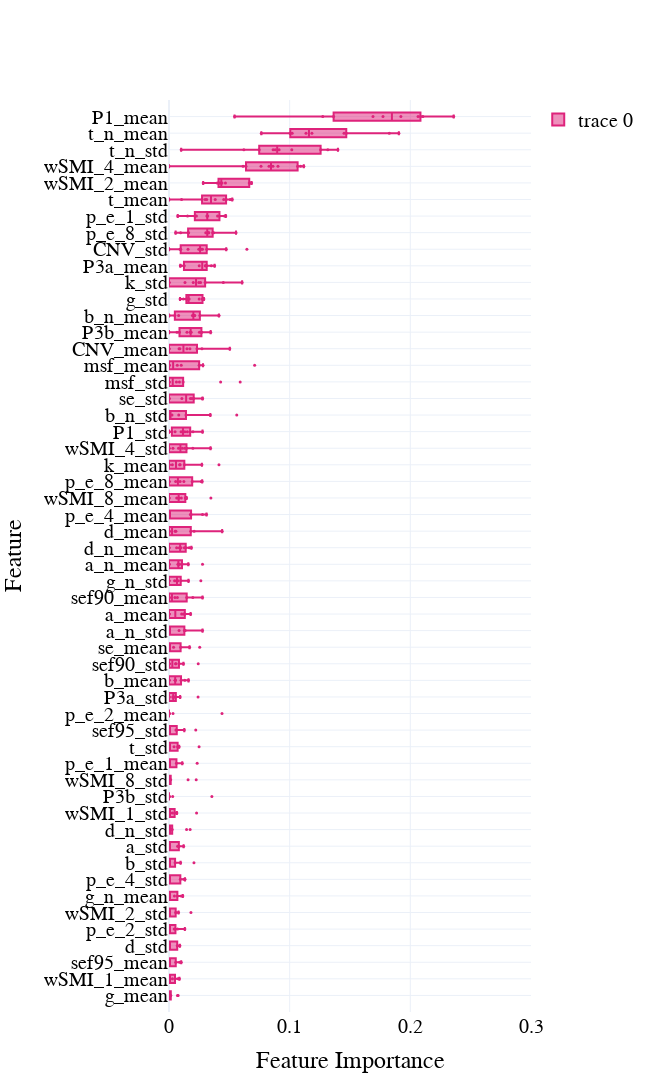
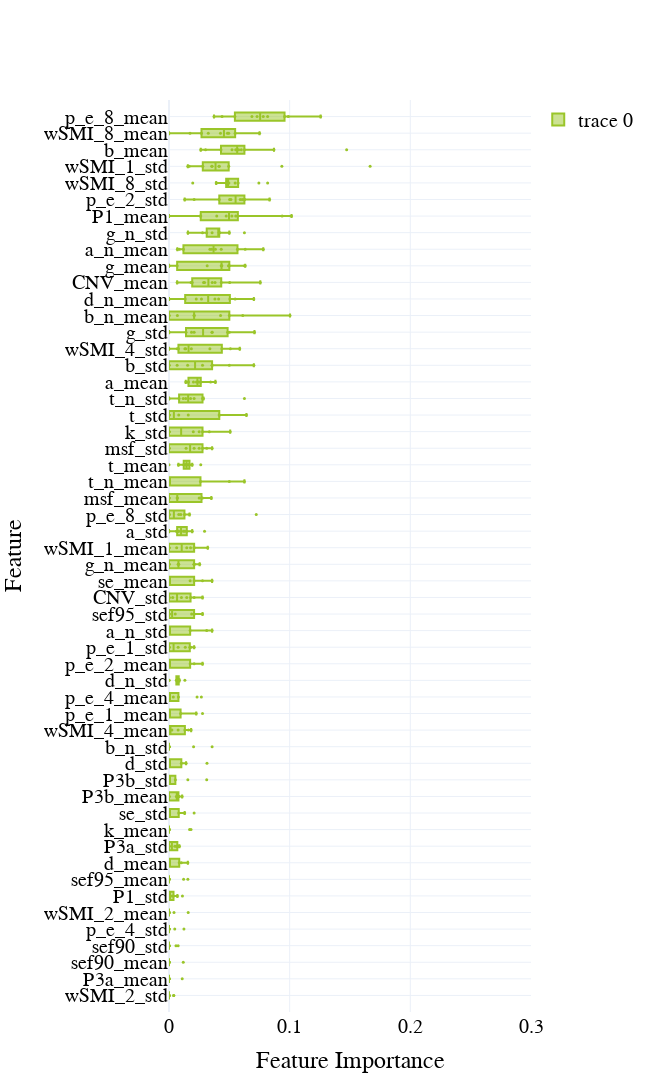
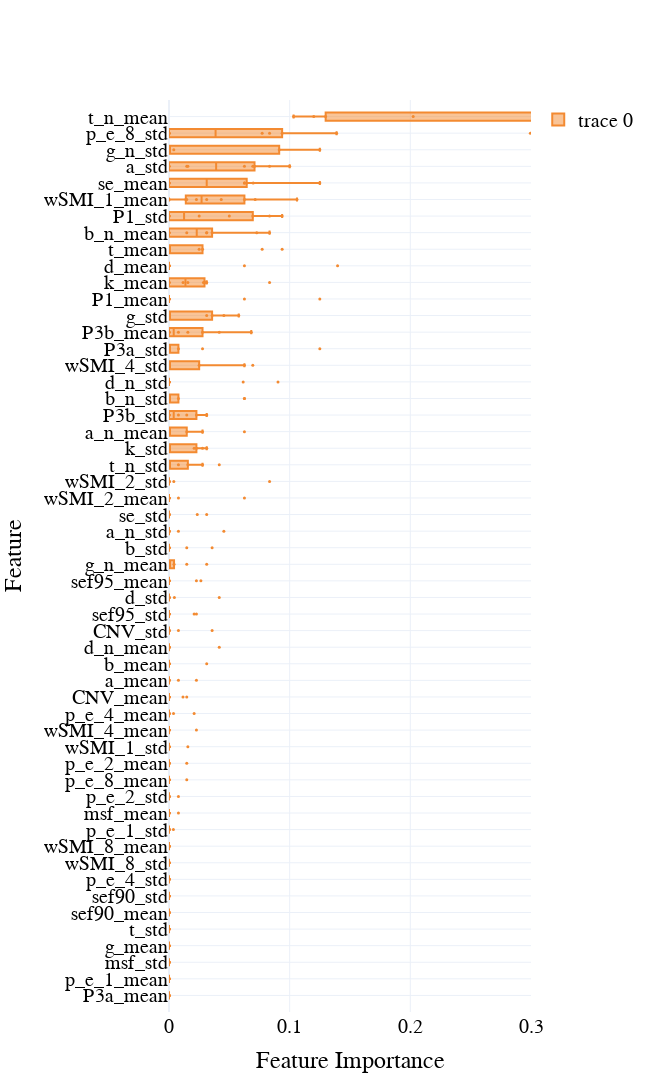
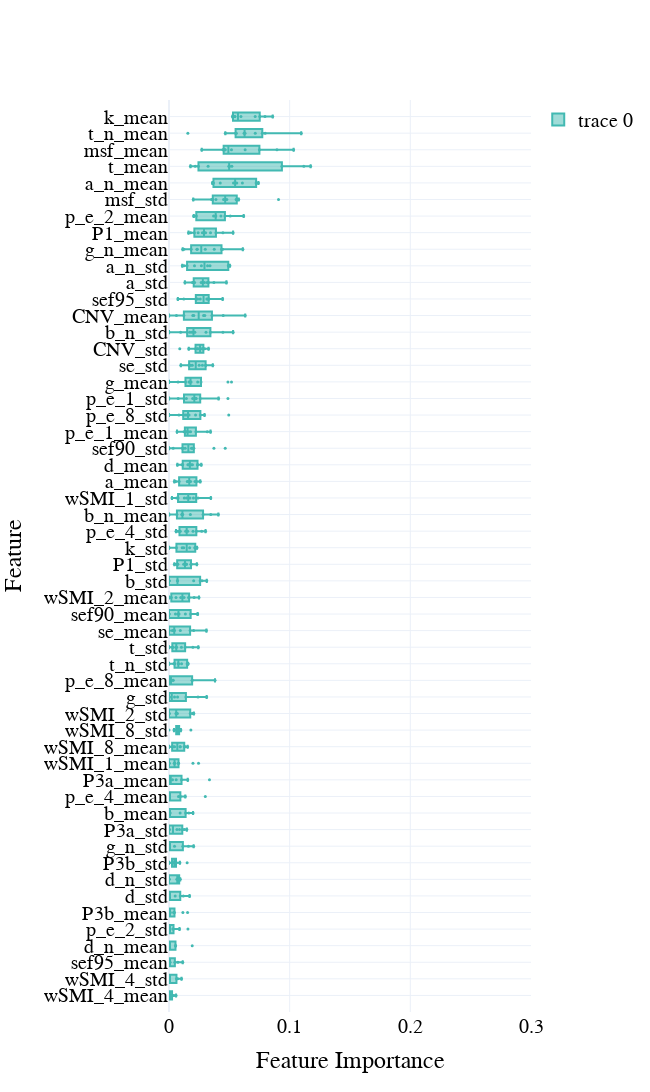

Notebook code for these charts, in order:
### Code cell
for i, contrast in enumerate(comparisons):

    df = pd.read_csv(os.path.join(results_path, f'{contrast}_PC_K4_6_opt_trials.csv'), index_col = 0).sort_values('datetime_start', ascending = True)

    # .dropna()
    # .drop_duplicates()
    # df = df.query("number <= 200")
    
    # Select the top 10 models based on their AUC values
    top_models = df.nlargest(10, 'value')

    # Function to parse the feature importances from string to list
    def parse_importances(importances_str):
        values = importances_str.replace('[', '').replace(']', '').split()
        return [float(val) for val in values]

    # Applying the parsing function to the feature importances
    parsed_importances = top_models['feature_importances'].dropna().apply(parse_importances).tolist()

    # Feature names (replace this list with your actual feature names)
    feature_names = ['wSMI_1_mean', 'wSMI_1_std', 'wSMI_2_mean', 'wSMI_2_std', 'wSMI_4_mean',
                    'wSMI_4_std', 'wSMI_8_mean', 'wSMI_8_std', 'p_e_1_mean', 'p_e_1_std',
                    'p_e_2_mean', 'p_e_2_std', 'p_e_4_mean', 'p_e_4_std', 'p_e_8_mean',
                    'p_e_8_std', 'k_mean', 'k_std', 'se_mean', 'se_std', 'msf_mean',
                    'msf_std', 'sef90_mean', 'sef90_std', 'sef95_mean', 'sef95_std',
                    'b_mean', 'b_std', 'b_n_mean', 'b_n_std', 'g_mean', 'g_std', 'g_n_mean',
                    'g_n_std', 't_mean', 't_std', 't_n_mean', 't_n_std', 'd_mean', 'd_std',
                    'd_n_mean', 'd_n_std', 'a_n_mean', 'a_n_std', 'a_mean', 'a_std',
                    'CNV_mean', 'CNV_std', 'P1_mean', 'P1_std', 'P3a_mean', 'P3a_std',
                    'P3b_mean', 'P3b_std']

    # Creating a dataframe suitable for boxplot visualization
    boxplot_data = pd.DataFrame(parsed_importances, columns=feature_names).melt(var_name='Feature', value_name='Importance')

    # Calculate medians for ordering
    medians = boxplot_data.groupby('Feature')['Importance'].mean().sort_values()

    # Create the box plot
    fig = go.Figure()

    # Add box plots
    fig.add_trace(go.Box(
        y=boxplot_data['Feature'], 
        x=boxplot_data['Importance'], 
        orientation='h', 
        marker_color=colors[i], 
        boxpoints='all', # Show all points
        pointpos=0, # Points are overlaid on the box
        jitter=0, # No jitter for the points; they are aligned vertically
    ))

    # Update layout with ordered features
    fig.update_layout(
        yaxis=dict(
            title='Feature',
            categoryorder='array',
            categoryarray=medians.index
        ),
        xaxis=dict(
            title='Importance'
        )
    )

    # Update marker size for all points
    fig.update_traces(marker=dict(size=3))



    fig.update_layout(
        width=650,
        height=1100,
        template='plotly_white',
        font=dict(
            family="Times new roman",
            size=20,
            color="black"
        ),
        xaxis=dict(
            visible=True,
            range = [0,0.3], 
            tickfont={"size": 20},
            title='Feature Importance'
        ),
        yaxis=dict(
            tickfont={"size": 20},
            showgrid=True, 
            automargin=True,
            range=[-1, len(markers)],
            dtick=1,
            categoryorder='array',
            categoryarray=medians.index,
        ),
        showlegend=True,
        # margin=dict(l=50, r=50, t=150, b=50)  # Adjust the top margin
    )
    fig.show()
    
    filename = os.path.join(fig_path, f'{contrast}_top_10_feat_importances_PC_K4')
    fig.write_image(filename +'.png')
    fig.write_image(filename +'.pdf')
    fig.write_image(filename +'.svg')
    # fig.write_image(filename +'.eps')

### Figure 1 — Plotly figure (JSON) as saved in the notebook; plotly's stock layout.template omitted (floating-point values rounded to 4 significant figures; data arrays with more than 128 entries replaced by an {"elided": "..."} marker saying what was removed)
{"data": [{"boxpoints": "all", "jitter": 0, "marker": {"color": "#DE237B", "size": 3}, "orientation": "h", "pointpos": 0, "type": "box", "x": {"elided": "540 float values"}, "y": {"elided": "540 str values"}}], "layout": {"font": {"color": "black", "family": "Times new roman", "size": 20}, "height": 1100, "showlegend": true, "width": 650, "xaxis": {"range": [0, 0.3], "tickfont": {"size": 20}, "title": {"text": "Feature Importance"}, "visible": true}, "yaxis": {"automargin": true, "categoryarray": ["g_mean", "wSMI_1_mean", "sef95_mean", "d_std", "p_e_2_std", "wSMI_2_std", "g_n_mean", "p_e_4_std", "b_std", "a_std", "d_n_std", "wSMI_1_std", "P3b_std", "wSMI_8_std", "p_e_1_mean", "t_std", "sef95_std", "p_e_2_mean", "P3a_std", "b_mean", "sef90_std", "se_mean", "a_n_std", "a_mean", "sef90_mean", "g_n_std", "a_n_mean", "d_n_mean", "d_mean", "p_e_4_mean", "wSMI_8_mean", "p_e_8_mean", "k_mean", "wSMI_4_std", "P1_std", "b_n_std", "se_std", "msf_std", "msf_mean", "CNV_mean", "P3b_mean", "b_n_mean", "g_std", "k_std", "P3a_mean", "CNV_std", "p_e_8_std", "p_e_1_std", "t_mean", "wSMI_2_mean", "wSMI_4_mean", "t_n_std", "t_n_mean", "P1_mean"], "categoryorder": "array", "dtick": 1, "range": [-1, 54], "showgrid": true, "tickfont": {"size": 20}, "title": {"text": "Feature"}}}}

### Figure 2 — Plotly figure (JSON) as saved in the notebook; plotly's stock layout.template omitted (floating-point values rounded to 4 significant figures; data arrays with more than 128 entries replaced by an {"elided": "..."} marker saying what was removed)
{"data": [{"boxpoints": "all", "jitter": 0, "marker": {"color": "#9AC529", "size": 3}, "orientation": "h", "pointpos": 0, "type": "box", "x": {"elided": "540 float values"}, "y": {"elided": "540 str values"}}], "layout": {"font": {"color": "black", "family": "Times new roman", "size": 20}, "height": 1100, "showlegend": true, "width": 650, "xaxis": {"range": [0, 0.3], "tickfont": {"size": 20}, "title": {"text": "Feature Importance"}, "visible": true}, "yaxis": {"automargin": true, "categoryarray": ["wSMI_2_std", "P3a_mean", "sef90_mean", "sef90_std", "p_e_4_std", "wSMI_2_mean", "P1_std", "sef95_mean", "d_mean", "P3a_std", "k_mean", "se_std", "P3b_mean", "P3b_std", "d_std", "b_n_std", "wSMI_4_mean", "p_e_1_mean", "p_e_4_mean", "d_n_std", "p_e_2_mean", "p_e_1_std", "a_n_std", "sef95_std", "CNV_std", "se_mean", "g_n_mean", "wSMI_1_mean", "a_std", "p_e_8_std", "msf_mean", "t_n_mean", "t_mean", "msf_std", "k_std", "t_std", "t_n_std", "a_mean", "b_std", "wSMI_4_std", "g_std", "b_n_mean", "d_n_mean", "CNV_mean", "g_mean", "a_n_mean", "g_n_std", "P1_mean", "p_e_2_std", "wSMI_8_std", "wSMI_1_std", "b_mean", "wSMI_8_mean", "p_e_8_mean"], "categoryorder": "array", "dtick": 1, "range": [-1, 54], "showgrid": true, "tickfont": {"size": 20}, "title": {"text": "Feature"}}}}

### Figure 3 — Plotly figure (JSON) as saved in the notebook; plotly's stock layout.template omitted (floating-point values rounded to 4 significant figures; data arrays with more than 128 entries replaced by an {"elided": "..."} marker saying what was removed)
{"data": [{"boxpoints": "all", "jitter": 0, "marker": {"color": "#F38A31", "size": 3}, "orientation": "h", "pointpos": 0, "type": "box", "x": {"elided": "540 float values"}, "y": {"elided": "540 str values"}}], "layout": {"font": {"color": "black", "family": "Times new roman", "size": 20}, "height": 1100, "showlegend": true, "width": 650, "xaxis": {"range": [0, 0.3], "tickfont": {"size": 20}, "title": {"text": "Feature Importance"}, "visible": true}, "yaxis": {"automargin": true, "categoryarray": ["P3a_mean", "p_e_1_mean", "msf_std", "g_mean", "t_std", "sef90_mean", "sef90_std", "p_e_4_std", "wSMI_8_std", "wSMI_8_mean", "p_e_1_std", "msf_mean", "p_e_2_std", "p_e_8_mean", "p_e_2_mean", "wSMI_1_std", "wSMI_4_mean", "p_e_4_mean", "CNV_mean", "a_mean", "b_mean", "d_n_mean", "CNV_std", "sef95_std", "d_std", "sef95_mean", "g_n_mean", "b_std", "a_n_std", "se_std", "wSMI_2_mean", "wSMI_2_std", "t_n_std", "k_std", "a_n_mean", "P3b_std", "b_n_std", "d_n_std", "wSMI_4_std", "P3a_std", "P3b_mean", "g_std", "P1_mean", "k_mean", "d_mean", "t_mean", "b_n_mean", "P1_std", "wSMI_1_mean", "se_mean", "a_std", "g_n_std", "p_e_8_std", "t_n_mean"], "categoryorder": "array", "dtick": 1, "range": [-1, 54], "showgrid": true, "tickfont": {"size": 20}, "title": {"text": "Feature"}}}}

### Figure 4 — Plotly figure (JSON) as saved in the notebook; plotly's stock layout.template omitted (floating-point values rounded to 4 significant figures; data arrays with more than 128 entries replaced by an {"elided": "..."} marker saying what was removed)
{"data": [{"boxpoints": "all", "jitter": 0, "marker": {"color": "#42B9B2", "size": 3}, "orientation": "h", "pointpos": 0, "type": "box", "x": {"elided": "540 float values"}, "y": {"elided": "540 str values"}}], "layout": {"font": {"color": "black", "family": "Times new roman", "size": 20}, "height": 1100, "showlegend": true, "width": 650, "xaxis": {"range": [0, 0.3], "tickfont": {"size": 20}, "title": {"text": "Feature Importance"}, "visible": true}, "yaxis": {"automargin": true, "categoryarray": ["wSMI_4_mean", "wSMI_4_std", "sef95_mean", "d_n_mean", "p_e_2_std", "P3b_mean", "d_std", "d_n_std", "P3b_std", "g_n_std", "P3a_std", "b_mean", "p_e_4_mean", "P3a_mean", "wSMI_1_mean", "wSMI_8_mean", "wSMI_8_std", "wSMI_2_std", "g_std", "p_e_8_mean", "t_n_std", "t_std", "se_mean", "sef90_mean", "wSMI_2_mean", "b_std", "P1_std", "k_std", "p_e_4_std", "b_n_mean", "wSMI_1_std", "a_mean", "d_mean", "sef90_std", "p_e_1_mean", "p_e_8_std", "p_e_1_std", "g_mean", "se_std", "CNV_std", "b_n_std", "CNV_mean", "sef95_std", "a_std", "a_n_std", "g_n_mean", "P1_mean", "p_e_2_mean", "msf_std", "a_n_mean", "t_mean", "msf_mean", "t_n_mean", "k_mean"], "categoryorder": "array", "dtick": 1, "range": [-1, 54], "showgrid": true, "tickfont": {"size": 20}, "title": {"text": "Feature"}}}}
